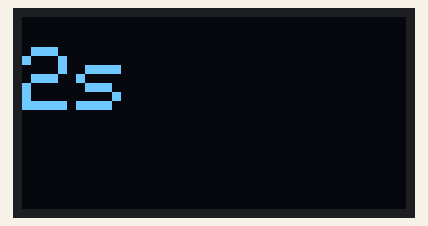
Bench run of a sketch on a simulated ESP32. Parts: 128×64 one-colour display.

Above: at 2.1 s.
At 6.1 s:
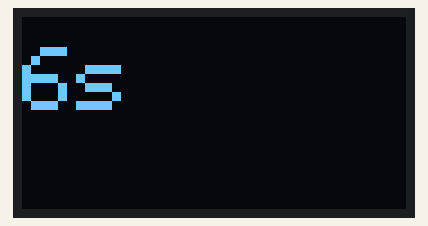
At 11.1 s:
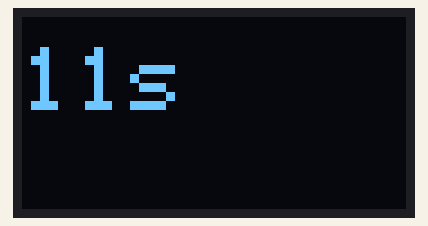
At 20.1 s:
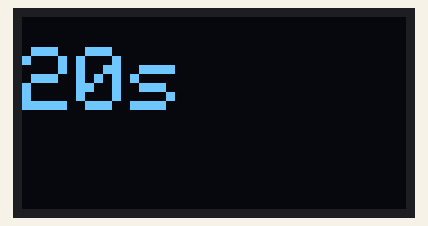
At 29.1 s:
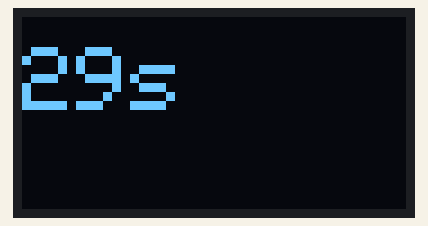
At 38.1 s:
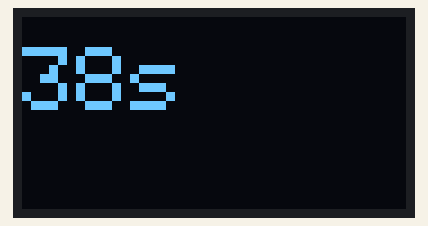

Measured:
- what the display in image 0 shows lasts 0.9 s, from 2.1 s to 3.0 s
- what the display in image 1 shows lasts 1.0 s, from 6.0 s to 7.0 s

The sketch:

oled_uptime_working.ino
```cpp
#include <Wire.h>
#include <Adafruit_GFX.h>
#include <Adafruit_SSD1306.h>

#define SCREEN_WIDTH 128 // OLED display width, in pixels
#define SCREEN_HEIGHT 64 // OLED display height, in pixels

// Declaration for an SSD1306 display connected to I2C (SDA, SCL pins)
Adafruit_SSD1306 display(SCREEN_WIDTH, SCREEN_HEIGHT, &Wire, -1);

void setup() {
  Serial.begin(115200);

  if(!display.begin(SSD1306_SWITCHCAPVCC, 0x3C)) { // Address 0x3D for 128x64
    Serial.println(F("SSD1306 allocation failed"));
    for(;;);
  }
  delay(2000);
  display.clearDisplay();

  display.setTextSize(3);
  display.setTextColor(WHITE);
  display.setCursor(0, 10);
  // Display static text
  display.println("Hello, world!");
  display.display();
}

void loop() {
  display.clearDisplay();
  display.setTextSize(3);
  display.setTextColor(WHITE);
  display.setCursor(0, 10);
  display.print(millis()/1000);
  display.println("s");
  display.display();
}
```
